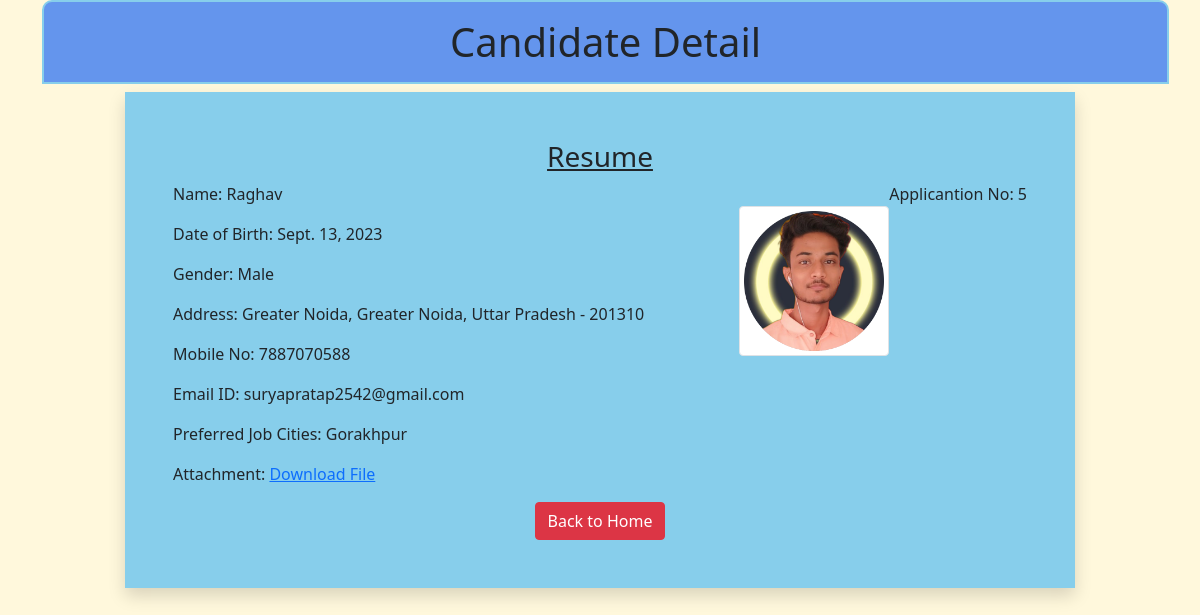
The page /5 on the database its author committed.
### myapp/models.py (models this page shows)
class Resume(models.Model):
    name = models.CharField(max_length=100)
    dob = models.DateField(auto_now=False, auto_now_add=False)
    gender = models.CharField(max_length=100)
    locality = models.CharField(max_length=100)
    city = models.CharField(max_length=100)
    pin = models.PositiveBigIntegerField()
    state = models.CharField(choices=STATE_CHOICES, max_length=50)
    mobile = models.PositiveBigIntegerField()
    email = models.EmailField()
    job_city = models.CharField(max_length=50)
    profile_image = models.ImageField(upload_to='profileimg', blank=True)
    my_file = models.FileField(upload_to='doc', blank=True)

### myapp/views.py (the view)
# urls.py: path('<int:pk>', views.CandidateView.as_view(), name='candidate'),
class CandidateView(View):
    def get(self, request, pk):
        candidate = Resume.objects.get(pk=pk)
        return render(request, 'myapp/candidate.html', {'candidate': candidate})

### myapp/templatetags/myfilter.py (called while the page is built)
@register.filter(name='remove_special')
def remove_chars(value, arg):
    for character in arg:
        value = value.replace(character, "")
    return value

### myapp/templates/myapp/candidate.html (shortened to what this page needs)
<!DOCTYPE html>
{% load static %}
{% load myfilter %}
<html lang="en">
<head>
  <link href="https://cdn.jsdelivr.net/npm/bootstrap@5.0.0-beta2/dist/css/bootstrap.min.css" rel="stylesheet"
>
    <link rel="stylesheet" href="{% static 'myapp/css/style.css' %}">
</head>
<body>
  <div class="container">
    <h1 id="header" class="text-center p-3">Candidate Detail</h1>
    <div class="row">
      <div class="col-sm-10 shadow p-5 offset-sm-1" style="background: skyblue;">
        <h3 class="text-center"><u>Resume</u></h3>
        <p class="float-end">Applicantion No: {{candidate.id}}</p>
        <img src="{{candidate.profile_image.url}}" alt="" class="img-fluid img-thumbnail float-end mt-4" width="150"
          height="150">
        <p>Name: {{candidate.name}}</p>
        <p>Date of Birth: {{candidate.dob}}</p>
        <p>Gender: {{candidate.gender}}</p>
        <p>Address: {{candidate.locality}}, {{candidate.city}}, {{candidate.state}} - {{candidate.pin}}</p>
        <p>Mobile No: {{candidate.mobile}}</p>
        <p>Email ID: {{candidate.email}}</p>
        <p>Preferred Job Cities: {{candidate.job_city|remove_special:"[]'"}}</p>
        <p>Attachment: <a href="{{candidate.my_file.url}}">Download File</a></p>
        <div class="text-center">
          <a href="/" class="btn btn-danger">Back to Home</a>
        </div>
      </div>
    </div>
  </div>
</body>
</html>

### myapp/static/myapp/css/style.css (style rules this page uses)
body { background: cornsilk; }
#header { height: 75%; width: 101%; border: 2px solid skyblue; border-top-right-radius:10px ; border-top-left-radius:10px ; background: cornflowerblue; }

### rows shown on the page
Resume: id "5", profile_image (picture), name "Raghav", dob "Sept. 13, 2023", gender "Male", locality "Greater Noida", city "Greater Noida", state "Uttar Pradesh", pin "201310", mobile "7887070588", email "suryapratap2542@gmail.com", job_city|remove_special "Gorakhpur"
